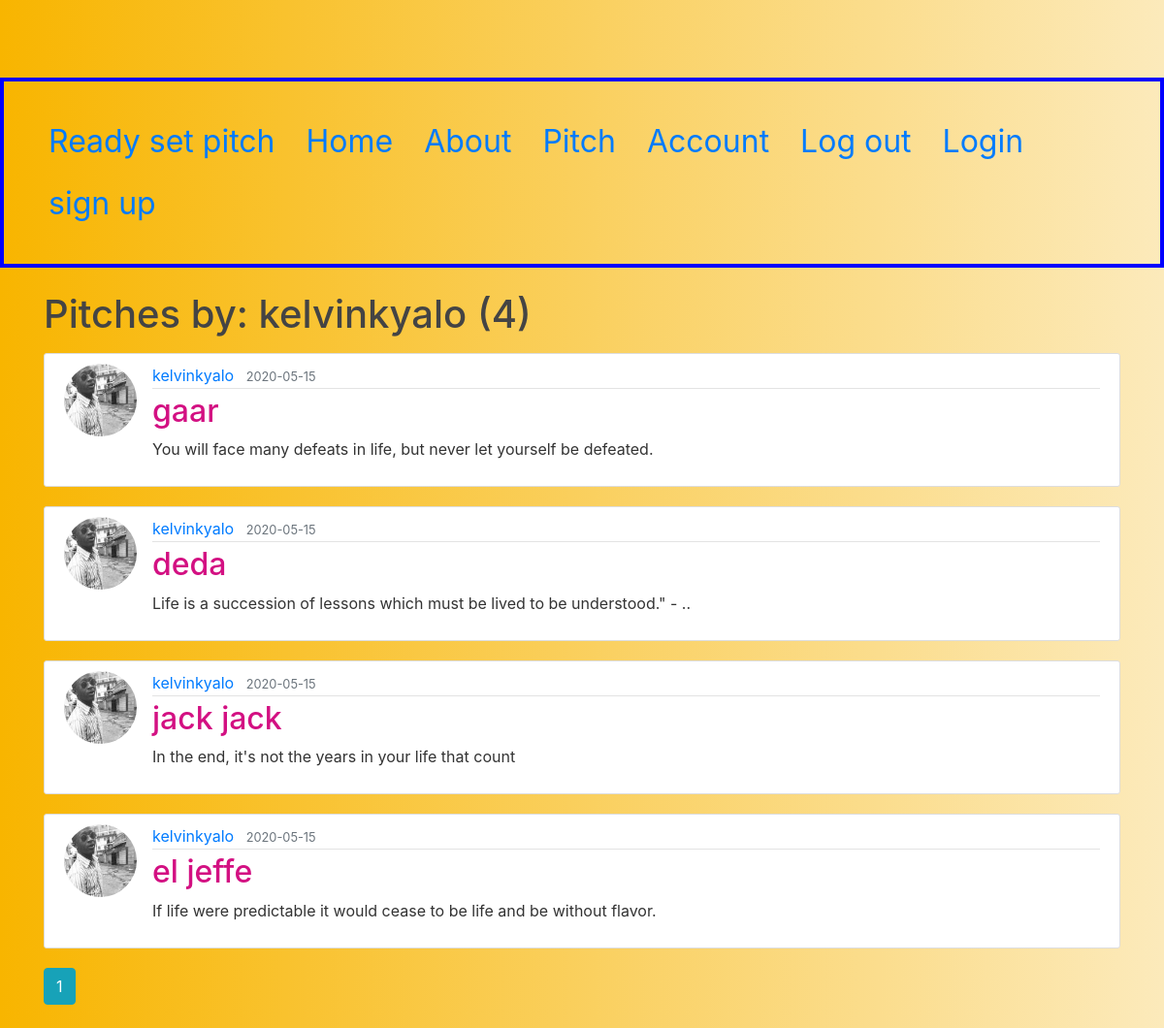
Page /user/kelvinkyalo on the committed database.
### pitches/models.py (models this page shows, shortened)
class User(db.Model, UserMixin):
    id = db.Column(db.Integer, primary_key=True)
    username = db.Column(db.String(20), unique=True, nullable=False)
    email = db.Column(db.String(120), unique=True, nullable=False)
    image_file = db.Column(db.String(20), nullable=False, default='default.jpg')
    password = db.Column(db.String(60), nullable=False)
    pitches = db.relationship('Pitch', backref='author', lazy=True)

class Pitch(db.Model):
    id = db.Column(db.Integer, primary_key=True)
    category = db.Column(db.String(100), nullable=False)
    date_posted = db.Column(db.DateTime, nullable=False, default=datetime.utcnow)
    content = db.Column(db.Text, nullable=False)
    user_id = db.Column(db.Integer, db.ForeignKey('user.id'), nullable=False)

### pitches/users/routes.py (the view)
@users.route("/user/<string:username>")
def user_pitches(username):
    page = request.args.get('page', 1, type=int)
    user = User.query.filter_by(username=username).first_or_404()
    pitches = Pitch.query.filter_by(author=user)\
        .order_by(Pitch.date_posted.desc())\
        .paginate(page=page, per_page=4)
    return render_template('user_pitches.html', pitches=pitches, user=user)

### pitches/templates/user_pitches.html
{% extends 'layout.html' %} {% block content %}
<h1 class="mb-3">Pitches by: {{user.username }} ({{ pitches.total }})</h1>
{% for pitch in pitches.items %}
<article class="media content-section">
    <img class="rounded-circle article-img" src="{{ url_for('static', filename='profile_pics/' + pitch.author.image_file) }}">
    <div class="media-body">
        <div class="article-metadata">
            <a class="mr-2" href="{{ url_for('users.user_pitches', username=pitch.author.username) }}">{{ pitch.author.username }}</a>
            <small class="text-muted">{{ pitch.date_posted.strftime('%Y-%m-%d') }}</small>
        </div>
        <h2><a class="article-title" href="{{ url_for('pitchess.pitch', pitch_id=pitch.id) }}">{{ pitch.category }}</a></h2>
        <p class="article-content">{{ pitch.content }}</p>
    </div>
</article>
{% endfor %} {% for page_num in pitches.iter_pages(left_edge=1, right_edge=1, left_current=1, right_current=2) %} {% if page_num %} {% if pitches.page == page_num %}
<a class="btn btn-info mb-4" href="{{ url_for('users.user_pitches', username=user.username, page=page_num) }}">{{ page_num }}</a> {% else %}
<a class="btn btn-outline-info mb-4" href="{{ url_for('users.user_pitches', username=user.username, page=page_num) }}">{{ page_num }}</a> {% endif %} {% else %} ... {% endif %} {% endfor %} {% endblock content %}

### pitches/static/main.css (style rules this page uses)
body { background: #fafafa; color: #333333; margin-top: 5rem; }
h1, h2, h3, h4, h5, h6 { color: #444444; }
.content-section { background: #ffffff; padding: 10px 20px; border: 1px solid #dddddd; border-radius: 3px; margin-bottom: 20px; }
.article-title { color: #d31082; }
.article-content { white-space: pre-line; }
.article-img { height: 75px; width: 75px; margin-right: 16px; }
.article-metadata { padding-bottom: 1px; margin-bottom: 4px; border-bottom: 1px solid #e3e3e3 }

### rows in the picture
User: username "kelvinkyalo"
Pitch: image_file (picture), author.username "kelvinkyalo", date_posted "2020-05-15", category "gaar", content "You will face many defeats in life, but never let yourself be defeated."
Pitch: image_file (picture), author.username "kelvinkyalo", date_posted "2020-05-15", category "deda", content "Life is a succession of lessons which must be lived to be understood.\" - .."
Pitch: image_file (picture), author.username "kelvinkyalo", date_posted "2020-05-15", category "jack jack", content "In the end, it's not the years in your life that count"
Pitch: image_file (picture), author.username "kelvinkyalo", date_posted "2020-05-15", category "el jeffe", content "If life were predictable it would cease to be life and be without flavor."

### other values in the picture
{{ pitches.total }} "4"
{{ page_num }} "1"
